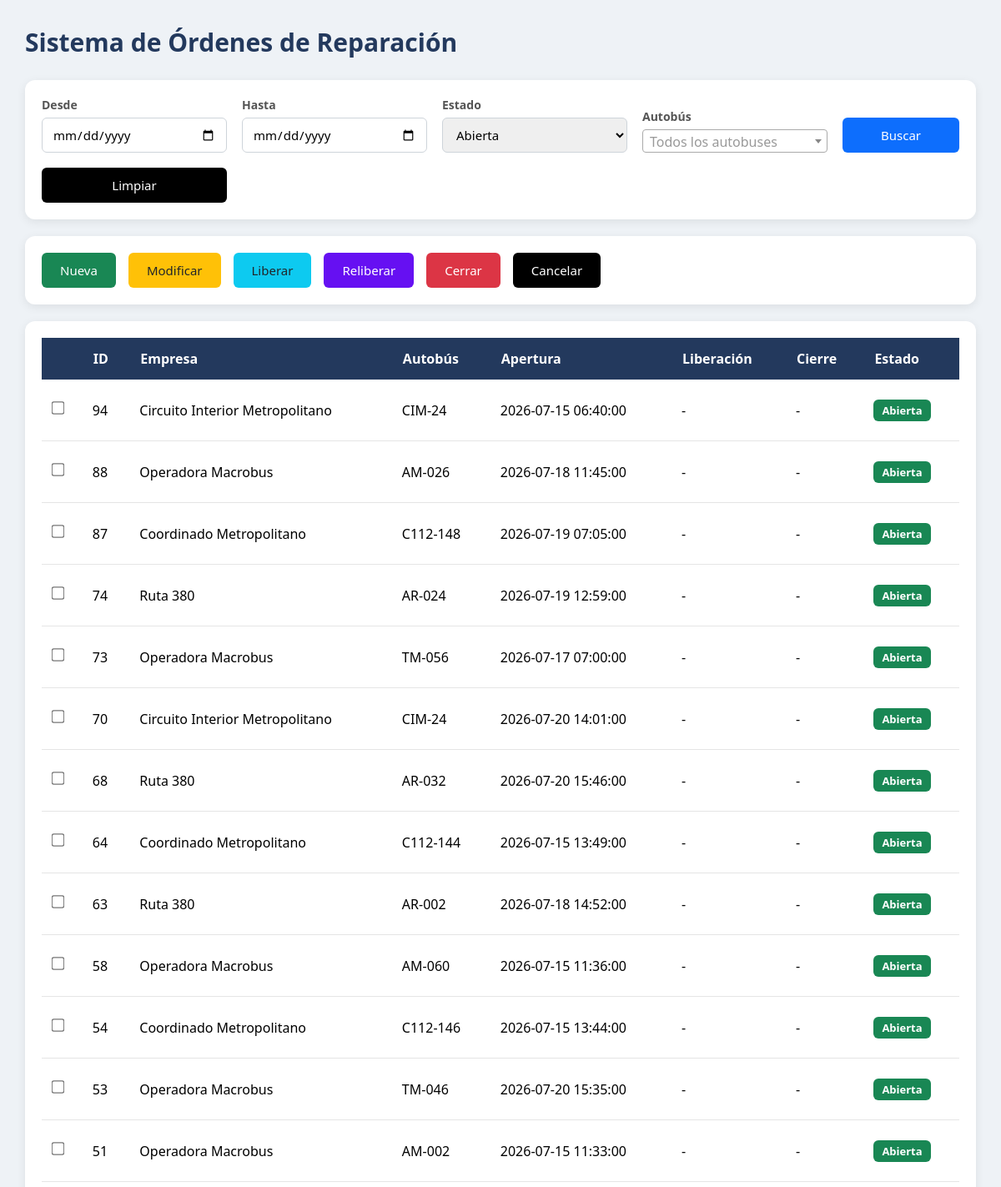
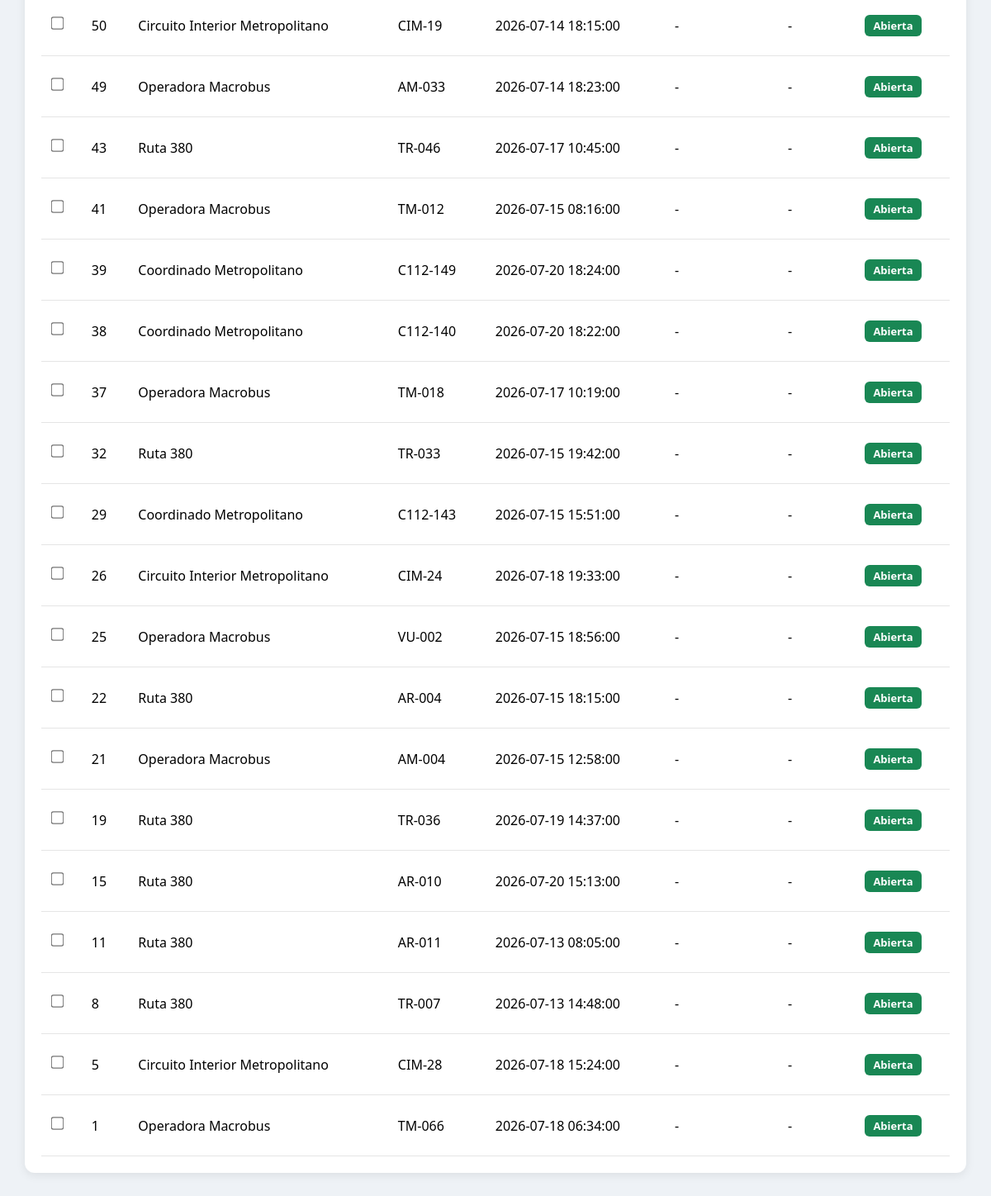
The page /sistema/index.php?estado=1 on the database its author committed (2 pictures, top to bottom).
### tables this page shows
CREATE TABLE `orden` (
  `id` int(11) NOT NULL,
  `id_autobus` int(11) NOT NULL,
  `id_razon` int(11) NOT NULL,
  `id_supervisor` int(11) NOT NULL,
  `fecha_apertura` datetime NOT NULL,
  `fecha_liberacion` datetime DEFAULT NULL,
  `fecha_cierre` datetime DEFAULT NULL,
  `estado` int(11) NOT NULL DEFAULT 1
);

CREATE TABLE `empresa` (
  `id` int(11) NOT NULL,
  `nombre` varchar(255) NOT NULL,
  `eliminado` int(11) NOT NULL DEFAULT 0
);

CREATE TABLE `autobus` (
  `id` int(11) NOT NULL,
  `unidad` varchar(500) NOT NULL,
  `id_empresa` int(11) NOT NULL,
  `eliminado` int(11) NOT NULL DEFAULT 0
);

### sistema/index.php (the view, shortened to what this page needs)
<?php
$conexion = conectar();
$desde   = $_GET['desde'] ?? "";
$hasta   = $_GET['hasta'] ?? "";
$estado  = $_GET['estado'] ?? "";
$where = [];
if($estado != ""){
    $where[] = "o.estado = ".(int)$estado;
}
$sql = "
SELECT
    o.id,
    e.nombre AS empresa,
    a.unidad AS autobus,
    o.fecha_apertura,
    o.fecha_liberacion,
    o.fecha_cierre,
    o.estado
FROM orden o
LEFT JOIN autobus a ON o.id_autobus = a.id
LEFT JOIN empresa e ON a.id_empresa = e.id
";
if(count($where) > 0){
    $sql .= " WHERE ".implode(" AND ", $where);
}
$sql .= " ORDER BY o.id DESC";
$ordenes = $conexion->query($sql);
function estadoTexto($estado){
    return match((int)$estado){
        1 => "abierta",
        2 => "liberada",
        3 => "cerrada",
        4 => "cancelada",
        default => "desconocido"
    };
}
?>
<!DOCTYPE html>
<html lang="es">
<head>
    <link rel="stylesheet" href="css/sistema.css">
    <link rel="stylesheet" href="css/select2.min.css">
</head>
<body>
<div class="contenedor">
    <h1>Sistema de Órdenes de Reparación</h1>
    <form method="GET">
        <div class="card filtros">
            <div class="campo">
                <label>Desde</label>
                <input type="date" name="desde" value="<?= htmlspecialchars($desde) ?>">
            </div>
            <div class="campo">
                <label>Hasta</label>
                <input type="date" name="hasta" value="<?= htmlspecialchars($hasta) ?>">
            </div>
            <div class="campo">
                <label>Estado</label>
                <select name="estado">
                    <option value="1" <?= $estado=="1"?"selected":"" ?>>
                        Abierta
                    </option>
                </select>
            </div>
            <div class="campo">
                <label>Autobús</label>
            </div>
            <button type="submit" class="btn buscar">Buscar</button>
            <button type="button" class="btn cancelar" onclick="location.href='index.php'">Limpiar</button>
        </div>
    </form>
    <div class="card acciones">
        <button class="btn nuevo" onclick="location.href='orden_alta.php'">
            Nueva
        </button>
        <button class="btn modificar" onclick="modificarOrden()">Modificar</button>
        <button class="btn liberar" onclick="liberar()">Liberar</button>
        <button class="btn reliberar" onclick="reliberar()">Reliberar</button>
        <button class="btn cerrar" onclick="cerrar()">Cerrar</button>
        <button class="btn cancelar" onclick="cancelar()">Cancelar</button>
    </div>
    <div class="card">
        <table>
            <thead>
                <tr>
                    <th></th>
                    <th>ID</th>
                    <th>Empresa</th>
                    <th>Autobús</th>
                    <th>Apertura</th>
                    <th>Liberación</th>
                    <th>Cierre</th>
                    <th>Estado</th>
                </tr>
            </thead>
            <tbody>
            <?php if($ordenes->num_rows > 0): ?>
                <?php while($row = $ordenes->fetch_assoc()): ?>
                    <tr>
                        <td>
                            <input type="checkbox" class="chk-orden" value="<?= $row['id'] ?>">
                        </td>
                        <td><?= $row['id'] ?></td>
                        <td><?= $row['empresa'] ?></td>
                        <td><?= $row['autobus'] ?></td>
                        <td><?= $row['fecha_apertura'] ?></td>
                        <td><?= $row['fecha_liberacion'] ?? '-' ?></td>
                        <td><?= $row['fecha_cierre'] ?? '-' ?></td>
                        <td>
                            <span class="estado estado-<?= estadoTexto($row['estado']) ?>">
                                <?= estadoTexto($row['estado']) ?>
                            </span>
                        </td>
                    </tr>
                <?php endwhile; ?>
            <?php endif; ?>
            </tbody>
        </table>
    </div>
</div>
</body>
</html>

### sistema/css/sistema.css (style rules this page uses)
* { margin:0; padding:0; box-sizing:border-box; font-family:'Segoe UI',Tahoma,Geneva,Verdana,sans-serif; }
body { background:#eef2f6; }
.contenedor { width:95%; margin:30px auto; }
h1 { color:#23395d; margin-bottom:25px; font-size:30px; font-weight:600; }
.card { background:#ffffff; border-radius:12px; padding:20px; margin-bottom:20px; box-shadow:0 3px 12px rgba(0,0,0,.08); }
.filtros { display:grid; grid-template-columns:repeat(4,1fr) 140px; gap:18px; align-items:end; }
.campo { display:flex; flex-direction:column; }
.campo label { margin-bottom:6px; color:#555; font-size:14px; font-weight:600; }
input, select { height:42px; border:1px solid #ced4da; border-radius:6px; padding:0 12px; font-size:15px; transition:.2s; }
.acciones { display:flex; flex-wrap:wrap; gap:15px; }
.btn { border:none; border-radius:6px; color:#fff; cursor:pointer; font-size:15px; padding:11px 22px; transition:.25s; }
.buscar { background:#0d6efd; }
.nuevo { background:#198754; }
.modificar { background:#ffc107; color:#212529; }
.liberar { background:#0dcaf0; color:#212529; }
.cerrar { background:#dc3545; }
.reliberar { background:#6610f2; }
.cancelar { background:#000; }
table { width:100%; border-collapse:collapse; }
thead { background:#23395d; color:#fff; }
th { padding:14px; text-align:left; font-weight:600; }
td { padding:13px; border-bottom:1px solid #e5e5e5; }
.estado { display:inline-block; padding:4px 10px; border-radius:6px; color:#fff; font-size:13px; font-weight:600; text-transform:capitalize; }
.estado-abierta { background:#198754; }
input[type="checkbox"] { transform: scale(1.2); cursor: pointer; }

### rows shown on the page
orden: id "94", empresa.nombre "Circuito Interior Metropolitano", id_autobus.unidad "CIM-24", fecha_apertura "2026-07-15 06:40:00", fecha_liberacion "-", fecha_cierre "-", estado "Abierta"
orden: id "88", empresa.nombre "Operadora Macrobus", id_autobus.unidad "AM-026", fecha_apertura "2026-07-18 11:45:00", fecha_liberacion "-", fecha_cierre "-", estado "Abierta"
orden: id "87", empresa.nombre "Coordinado Metropolitano", id_autobus.unidad "C112-148", fecha_apertura "2026-07-19 07:05:00", fecha_liberacion "-", fecha_cierre "-", estado "Abierta"
orden: id "74", empresa.nombre "Ruta 380", id_autobus.unidad "AR-024", fecha_apertura "2026-07-19 12:59:00", fecha_liberacion "-", fecha_cierre "-", estado "Abierta"
orden: id "73", empresa.nombre "Operadora Macrobus", id_autobus.unidad "TM-056", fecha_apertura "2026-07-17 07:00:00", fecha_liberacion "-", fecha_cierre "-", estado "Abierta"
orden: id "70", empresa.nombre "Circuito Interior Metropolitano", id_autobus.unidad "CIM-24", fecha_apertura "2026-07-20 14:01:00", fecha_liberacion "-", fecha_cierre "-", estado "Abierta"
orden: id "68", empresa.nombre "Ruta 380", id_autobus.unidad "AR-032", fecha_apertura "2026-07-20 15:46:00", fecha_liberacion "-", fecha_cierre "-", estado "Abierta"
orden: id "64", empresa.nombre "Coordinado Metropolitano", id_autobus.unidad "C112-144", fecha_apertura "2026-07-15 13:49:00", fecha_liberacion "-", fecha_cierre "-", estado "Abierta"
orden: id "63", empresa.nombre "Ruta 380", id_autobus.unidad "AR-002", fecha_apertura "2026-07-18 14:52:00", fecha_liberacion "-", fecha_cierre "-", estado "Abierta"
orden: id "58", empresa.nombre "Operadora Macrobus", id_autobus.unidad "AM-060", fecha_apertura "2026-07-15 11:36:00", fecha_liberacion "-", fecha_cierre "-", estado "Abierta"
orden: id "54", empresa.nombre "Coordinado Metropolitano", id_autobus.unidad "C112-146", fecha_apertura "2026-07-15 13:44:00", fecha_liberacion "-", fecha_cierre "-", estado "Abierta"
orden: id "53", empresa.nombre "Operadora Macrobus", id_autobus.unidad "TM-046", fecha_apertura "2026-07-20 15:35:00", fecha_liberacion "-", fecha_cierre "-", estado "Abierta"
orden: id "51", empresa.nombre "Operadora Macrobus", id_autobus.unidad "AM-002", fecha_apertura "2026-07-15 11:33:00", fecha_liberacion "-", fecha_cierre "-", estado "Abierta"
orden: id "50", empresa.nombre "Circuito Interior Metropolitano", id_autobus.unidad "CIM-19", fecha_apertura "2026-07-14 18:15:00", fecha_liberacion "-", fecha_cierre "-", estado "Abierta"
orden: id "49", empresa.nombre "Operadora Macrobus", id_autobus.unidad "AM-033", fecha_apertura "2026-07-14 18:23:00", fecha_liberacion "-", fecha_cierre "-", estado "Abierta"
orden: id "43", empresa.nombre "Ruta 380", id_autobus.unidad "TR-046", fecha_apertura "2026-07-17 10:45:00", fecha_liberacion "-", fecha_cierre "-", estado "Abierta"
orden: id "41", empresa.nombre "Operadora Macrobus", id_autobus.unidad "TM-012", fecha_apertura "2026-07-15 08:16:00", fecha_liberacion "-", fecha_cierre "-", estado "Abierta"
orden: id "39", empresa.nombre "Coordinado Metropolitano", id_autobus.unidad "C112-149", fecha_apertura "2026-07-20 18:24:00", fecha_liberacion "-", fecha_cierre "-", estado "Abierta"
orden: id "38", empresa.nombre "Coordinado Metropolitano", id_autobus.unidad "C112-140", fecha_apertura "2026-07-20 18:22:00", fecha_liberacion "-", fecha_cierre "-", estado "Abierta"
orden: id "37", empresa.nombre "Operadora Macrobus", id_autobus.unidad "TM-018", fecha_apertura "2026-07-17 10:19:00", fecha_liberacion "-", fecha_cierre "-", estado "Abierta"
orden: id "32", empresa.nombre "Ruta 380", id_autobus.unidad "TR-033", fecha_apertura "2026-07-15 19:42:00", fecha_liberacion "-", fecha_cierre "-", estado "Abierta"
orden: id "29", empresa.nombre "Coordinado Metropolitano", id_autobus.unidad "C112-143", fecha_apertura "2026-07-15 15:51:00", fecha_liberacion "-", fecha_cierre "-", estado "Abierta"
orden: id "26", empresa.nombre "Circuito Interior Metropolitano", id_autobus.unidad "CIM-24", fecha_apertura "2026-07-18 19:33:00", fecha_liberacion "-", fecha_cierre "-", estado "Abierta"
orden: id "25", empresa.nombre "Operadora Macrobus", id_autobus.unidad "VU-002", fecha_apertura "2026-07-15 18:56:00", fecha_liberacion "-", fecha_cierre "-", estado "Abierta"
orden: id "22", empresa.nombre "Ruta 380", id_autobus.unidad "AR-004", fecha_apertura "2026-07-15 18:15:00", fecha_liberacion "-", fecha_cierre "-", estado "Abierta"
orden: id "21", empresa.nombre "Operadora Macrobus", id_autobus.unidad "AM-004", fecha_apertura "2026-07-15 12:58:00", fecha_liberacion "-", fecha_cierre "-", estado "Abierta"
orden: id "19", empresa.nombre "Ruta 380", id_autobus.unidad "TR-036", fecha_apertura "2026-07-19 14:37:00", fecha_liberacion "-", fecha_cierre "-", estado "Abierta"
orden: id "15", empresa.nombre "Ruta 380", id_autobus.unidad "AR-010", fecha_apertura "2026-07-20 15:13:00", fecha_liberacion "-", fecha_cierre "-", estado "Abierta"
orden: id "11", empresa.nombre "Ruta 380", id_autobus.unidad "AR-011", fecha_apertura "2026-07-13 08:05:00", fecha_liberacion "-", fecha_cierre "-", estado "Abierta"
orden: id "8", empresa.nombre "Ruta 380", id_autobus.unidad "TR-007", fecha_apertura "2026-07-13 14:48:00", fecha_liberacion "-", fecha_cierre "-", estado "Abierta"
orden: id "5", empresa.nombre "Circuito Interior Metropolitano", id_autobus.unidad "CIM-28", fecha_apertura "2026-07-18 15:24:00", fecha_liberacion "-", fecha_cierre "-", estado "Abierta"
orden: id "1", empresa.nombre "Operadora Macrobus", id_autobus.unidad "TM-066", fecha_apertura "2026-07-18 06:34:00", fecha_liberacion "-", fecha_cierre "-", estado "Abierta"
